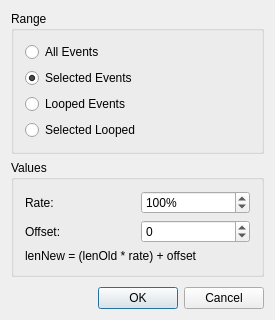
<?xml version="1.0" encoding="UTF-8"?>
<ui version="4.0">
 <class>GateTimeBase</class>
 <widget class="QDialog" name="GateTimeBase">
  <property name="geometry">
   <rect>
    <x>0</x>
    <y>0</y>
    <width>275</width>
    <height>320</height>
   </rect>
  </property>
  <property name="windowTitle">
   <string>MusE: Modify Note Length</string>
  </property>
  <layout class="QVBoxLayout">
   <property name="spacing">
    <number>6</number>
   </property>
   <property name="margin">
    <number>11</number>
   </property>
   <item>
    <widget class="QGroupBox" name="rangeBox">
     <property name="title">
      <string>Range</string>
     </property>
     <layout class="QVBoxLayout">
      <property name="spacing">
       <number>6</number>
      </property>
      <property name="margin">
       <number>11</number>
      </property>
      <item>
       <widget class="QRadioButton" name="allButton">
        <property name="text">
         <string>All Events</string>
        </property>
       </widget>
      </item>
      <item>
       <widget class="QRadioButton" name="selButton">
        <property name="text">
         <string>Selected Events</string>
        </property>
        <property name="checked">
         <bool>true</bool>
        </property>
       </widget>
      </item>
      <item>
       <widget class="QRadioButton" name="loopButton">
        <property name="text">
         <string>Looped Events</string>
        </property>
       </widget>
      </item>
      <item>
       <widget class="QRadioButton" name="sloopButton">
        <property name="text">
         <string>Selected Looped</string>
        </property>
       </widget>
      </item>
     </layout>
    </widget>
   </item>
   <item>
    <widget class="QGroupBox" name="GroupBox3">
     <property name="title">
      <string>Values</string>
     </property>
     <layout class="QGridLayout">
      <property name="margin">
       <number>11</number>
      </property>
      <property name="spacing">
       <number>6</number>
      </property>
      <item row="0" column="0">
       <widget class="QLabel" name="TextLabel3">
        <property name="text">
         <string>Rate:</string>
        </property>
        <property name="wordWrap">
         <bool>false</bool>
        </property>
       </widget>
      </item>
      <item row="1" column="0">
       <widget class="QLabel" name="TextLabel4">
        <property name="text">
         <string>Offset:</string>
        </property>
        <property name="wordWrap">
         <bool>false</bool>
        </property>
       </widget>
      </item>
      <item row="0" column="1">
       <widget class="QSpinBox" name="rate">
        <property name="suffix">
         <string>%</string>
        </property>
        <property name="maximum">
         <number>1000</number>
        </property>
        <property name="value">
         <number>100</number>
        </property>
       </widget>
      </item>
      <item row="1" column="1">
       <widget class="QSpinBox" name="offset">
        <property name="minimum">
         <number>-999</number>
        </property>
        <property name="maximum">
         <number>999</number>
        </property>
        <property name="singleStep">
         <number>1</number>
        </property>
       </widget>
      </item>
      <item row="2" column="0" colspan="2">
       <widget class="QLabel" name="label">
        <property name="text">
         <string>lenNew = (lenOld * rate) + offset</string>
        </property>
       </widget>
      </item>
     </layout>
    </widget>
   </item>
   <item>
    <spacer name="verticalSpacer">
     <property name="orientation">
      <enum>Qt::Vertical</enum>
     </property>
     <property name="sizeHint" stdset="0">
      <size>
       <width>20</width>
       <height>40</height>
      </size>
     </property>
    </spacer>
   </item>
   <item>
    <layout class="QHBoxLayout">
     <property name="spacing">
      <number>6</number>
     </property>
     <property name="margin">
      <number>0</number>
     </property>
     <item>
      <spacer name="spacer">
       <property name="orientation">
        <enum>Qt::Horizontal</enum>
       </property>
       <property name="sizeType">
        <enum>QSizePolicy::Expanding</enum>
       </property>
       <property name="sizeHint" stdset="0">
        <size>
         <width>0</width>
         <height>0</height>
        </size>
       </property>
      </spacer>
     </item>
     <item>
      <widget class="QPushButton" name="okButton">
       <property name="text">
        <string>OK</string>
       </property>
       <property name="autoDefault">
        <bool>false</bool>
       </property>
       <property name="default">
        <bool>true</bool>
       </property>
      </widget>
     </item>
     <item>
      <widget class="QPushButton" name="cancelButton">
       <property name="text">
        <string>Cancel</string>
       </property>
      </widget>
     </item>
    </layout>
   </item>
  </layout>
 </widget>
 <resources/>
 <connections>
  <connection>
   <sender>okButton</sender>
   <signal>clicked()</signal>
   <receiver>GateTimeBase</receiver>
   <slot>accept()</slot>
   <hints>
    <hint type="sourcelabel">
     <x>20</x>
     <y>20</y>
    </hint>
    <hint type="destinationlabel">
     <x>20</x>
     <y>20</y>
    </hint>
   </hints>
  </connection>
  <connection>
   <sender>cancelButton</sender>
   <signal>clicked()</signal>
   <receiver>GateTimeBase</receiver>
   <slot>reject()</slot>
   <hints>
    <hint type="sourcelabel">
     <x>20</x>
     <y>20</y>
    </hint>
    <hint type="destinationlabel">
     <x>20</x>
     <y>20</y>
    </hint>
   </hints>
  </connection>
 </connections>
</ui>
